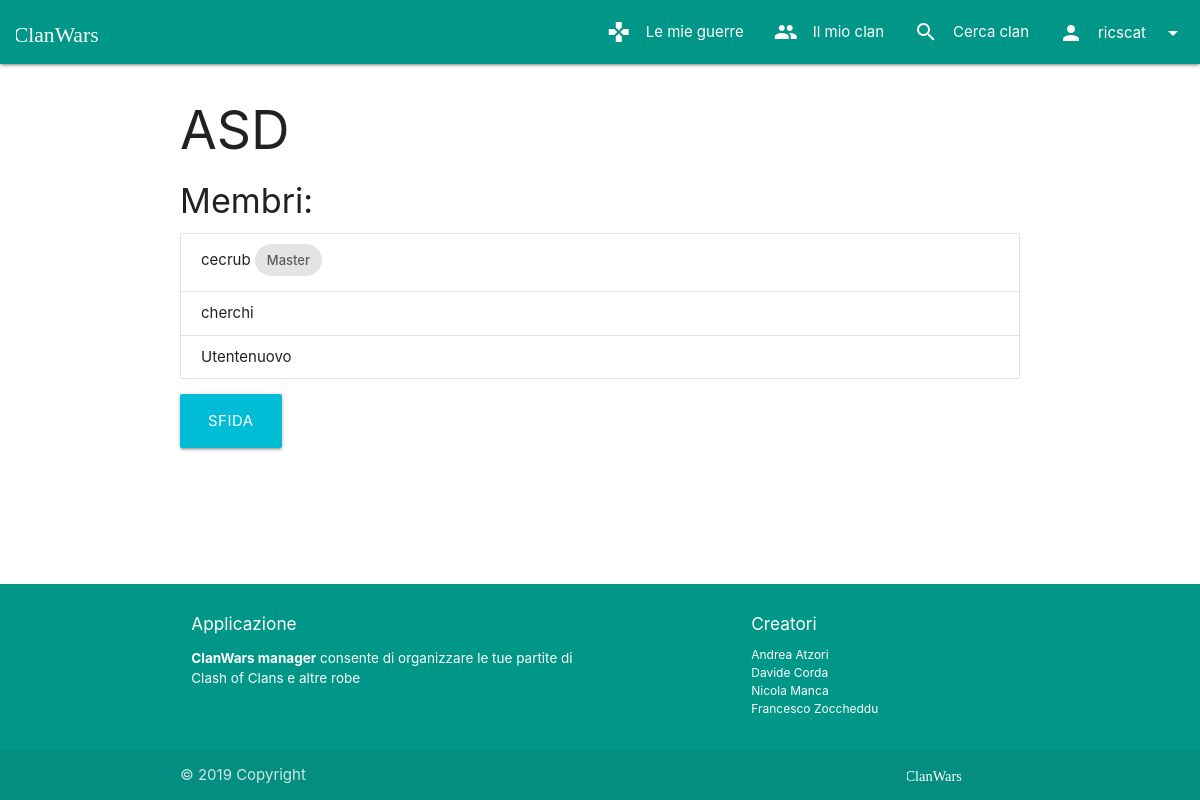
Page /clans/2 (signed in) on the committed database.
### manager/models.py (models this page shows, shortened)
class User(AbstractUser):
    clan = models.ForeignKey("Clan", on_delete=models.SET_NULL, null=True, blank=True, related_name="members")

class Clan(models.Model):
    name = models.CharField(max_length=30)
    clanMaster = models.OneToOneField(User, on_delete=models.CASCADE, related_name="+", null=False, blank=False)
    maxMembers = models.PositiveSmallIntegerField(default=20, validators=[MinValueValidator(1), MaxValueValidator(50)])
    def get_absolute_url(self):
        return reverse("clans_details", kwargs={'pk': self.pk})

### manager/views/clans.py (the view)
# urls.py: path(r'<int:pk>', ClanDetailsDispatcherView.as_view(), name='clans_details'),
class ClanDetailsDispatcherView(View):
    def dispatch(self, request, **kwargs):
        clan = get_object_or_404(Clan, pk=self.kwargs.get("pk"))
        if request.user.is_authenticated and clan.clanMaster == request.user:
            view = ClanUpdateView.as_view()
        else:
            view = ClanDetailsView.as_view()
        return view(request, **kwargs)

### manager/templatetags/postlinks.py (called while the page is built)
@register.inclusion_tag("commons/tags/hiddenform.html")
def hiddenform():
    return {"id": _form_id, "action": "."}

@register.inclusion_tag("commons/tags/submit.js")
def submit(action):
    return {"id": _form_id, "action": action}

@register.inclusion_tag("commons/tags/onClick.html")
def submitOnClick(action):
    return {"action": render_to_string("commons/tags/submit.js", submit(action))}

### manager/templatetags/toasts.py (called while the page is built)
@register.simple_tag()
def toast_if(condition, message, icon=None):
    return mark_safe(render_to_string("commons/tags/toast.html", toast(message, icon)) if condition else "")

### manager/templates/clans/details.html (shortened to what this page needs)
{% extends 'base.html' %}
{% block content %}
{% load postlinks %}
<h2>{{clan.name}}</h2>
<h4>Membri:</h4>
<ul class="collection">
    {% for member in clan.members.all %}
    <li class="collection-item">
        {{member.username}}
        {% if clan.clanMaster == member%}
        <span class="chip">
            Master
        </span>
        {% endif %}
    </li>
    {% endfor %}
</ul>
{% if user.is_authenticated and user.clan is not None and user.clan.clanMaster == user %}
{% url 'clans_fight' clan.pk as fightUrl %}
<a class="waves-effect waves-light btn-large" {% submitOnClick fightUrl %}>
    Sfida
</a>
{% endif %}
{% load toasts %}
{% endblock %}

### manager/templates/commons/navbar.html (shortened to what this page needs)
{% load static %}
{% load postlinks %}
{% url 'clans_create' as createClanUrl %}
<nav>
    <div class="nav-wrapper">
        <a href="{% url 'home' %}" class="brand-logo">
            <img class="logo-img" src="{% static "images/logotype.svg" %}">
        </a>
        <ul class="right hide-on-med-and-down">
            {% if request.user.is_authenticated %}
            {% if request.user.clan is not None %}
            <li class="waves-effect">
                <a href="{% url 'wars_list' %}">
                    <i class="material-icons left">gamepad</i>
                    Le mie guerre
                </a>
            </li>
            {% endif %}
            <li class="waves-effect">
                {% if request.user.clan is not None %}
                <a href="{{user.clan.get_absolute_url}}">
                    <i class="material-icons left">people</i>
                    Il mio clan
                </a>
                {% else %}
                <a {% submitOnClick createClanUrl %}>
                    <i class="material-icons left">add</i>
                    Crea clan
                </a>
                {% endif %}
            </li>
            {% endif %}
            <li class="waves-effect">
                <a href="{% url 'clans_list' %}">
                    <i class="material-icons left">search</i>
                    Cerca clan
                </a>
            </li>
            {% if request.user.is_authenticated %}
            <li>
                <a class="dropdown-trigger waves-effect no-autoinit" href="#!" data-target="logout-dropdown">
                    <i class="material-icons left">person</i>
                    {{user.username}}
                    <i class="material-icons right">arrow_drop_down</i>
                </a>
            </li>
            {% endif %}
        </ul>
    </div>
</nav>

### manager/static/css/style.css (style rules this page uses)
.logo-img { max-height: 64px !important; padding: 15px 0 !important; margin-left: 0.5em; margin-right: 0.5em; }
body { display: flex; min-height: 100vh; flex-direction: column; }

### rows in the picture
User: username "ricscat"
Clan: name "ASD"
User: username "cecrub", shows "Master"
User: username "cherchi"
User: username "Utentenuovo"
